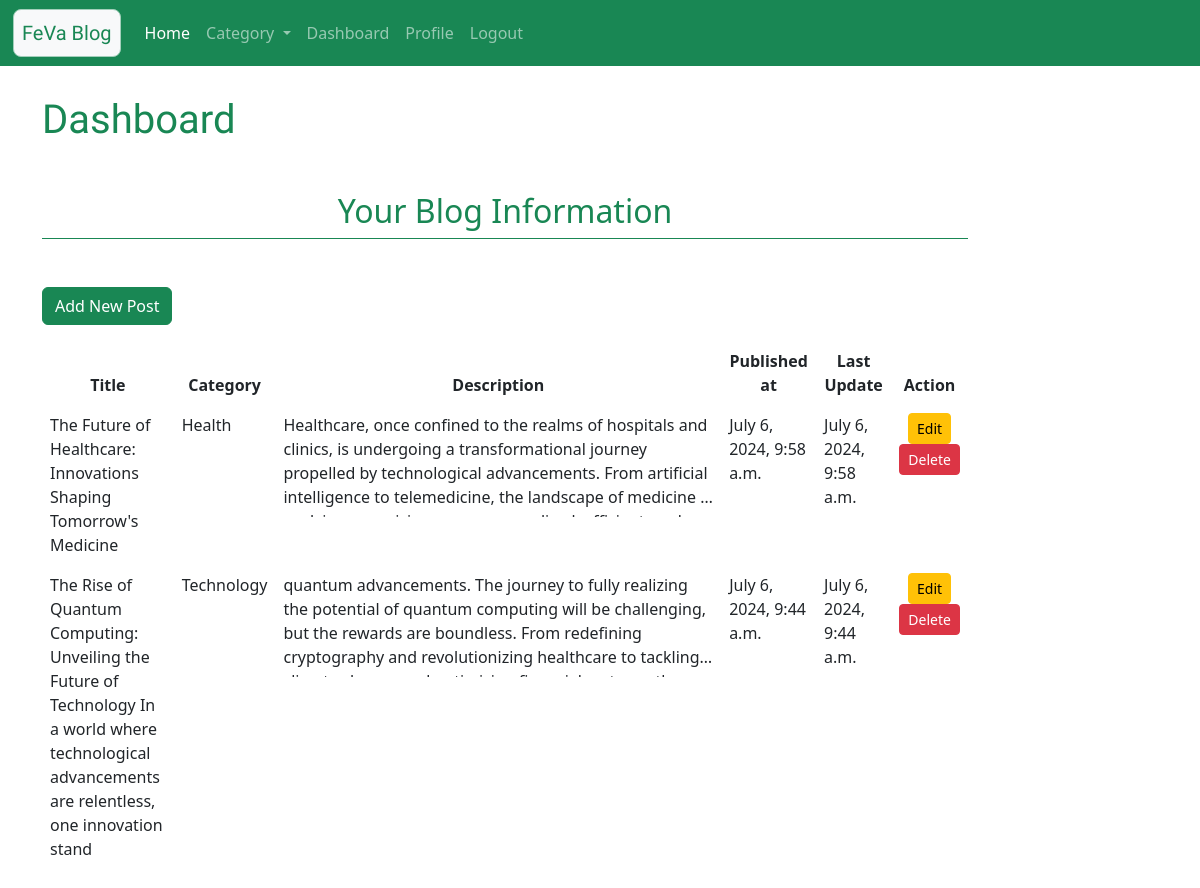
The page /dashboard/ (signed in) on the database its author committed.
### blog/models.py (models this page shows)
class Blog(models.Model):
    user = models.ForeignKey(User,on_delete=models.CASCADE)
    category = models.CharField(max_length=100, choices=category)
    title = models.CharField(max_length=150)
    description = models.TextField()
    create_at = models.DateTimeField(auto_now_add=True)
    update_at = models.DateTimeField(auto_now=True)

### blog/views.py (the view)
# urls.py: path('dashboard/', views.dashboard, name='dashboard'),
def dashboard(request):
    if request.user.is_authenticated:
        blogs =  Blog.objects.filter(user=request.user).order_by('-id')
        context = {
                    'blogs':blogs,
                    'all_blog' : Blog.objects.all(),
                }
        return render(request, 'blog/dashboard.html', context)
    else:
        messages.warning(request, 'You must log in first.')
        return HttpResponseRedirect('/user/login/')

### template/blog/dashboard.html (shortened to what this page needs)
{% extends 'blog/base.html' %}
{% load static %}
{% block content %}
<div class="col-10  my-5">
  <h1 class="text-success Rounded my-5">
    Dashboard
  </h1>
  <h2 class="text-center text-success mt-3">Your Blog Information</h2>
  <div class="border-bottom border-success"></div>
  <div class="pb-5"></div>
  <a href="{% url 'addpost' %}" class="btn btn-success">Add New Post</a>
  <div class="pb-3"></div>
  {% if blogs %}
  <table class="table">
    <thead>
      <tr class="text-center">
        <th scope="col">Title</th>
        <th scope="col">Category</th>
        <th scope="col">Description</th>
        <th scope="col">Published at</th>
        <th scope="col">Last Update</th>
        <th scope="col">Action</th>
      </tr>
    </thead>
    <tbody>
      {% for blog in blogs %}
      <tr>
        <td>{{blog.title}}</td>
        <td>{{blog.category}}</td>
        <td class="demo-2">{{blog.description}}</td>
        <td>{{blog.create_at}}</td>
        <td>{{blog.update_at}}</td>
        <td class="text-center">
          <a href="{% url 'edit' blog.id %}" class="btn btn-warning btn-sm">Edit</a>
          {% if perms.blog.delete_blog%}
          <form action="{% url 'delete' blog.id %}" method="post" class="d-inline">{% csrf_token %}
            <input type="submit" class="btn btn-danger btn-sm" value="Delete">
          </form>
          {% endif %}
        </td>
      </tr>
      <tr>
        {% endfor %}
    </tbody>
  </table>
  {% else %}
    <h4 class="text-center alert alert-warning"> No Records </h4>
  {% endif %}
</div>
{% endblock content %}

### static/blog/css/style.css (style rules this page uses)
.Rounded { font-family: 'Kalam', cursive; }
.demo-2 { overflow: hidden; text-overflow: ellipsis; display: -webkit-box; -webkit-line-clamp: 4; line-clamp: 4; -webkit-box-orient: vertical; }
.table, th, td { border: None; }

### rows shown on the page
Blog: title "The Future of Healthcare: Innovations Shaping Tomorrow's Medicine", category "Health", description "Healthcare, once confined to the realms of hospitals and clinics, is undergoing a transformational journey propelled by technological advancements. From artificial intelligence to telemedicine, the landscape of medicine…", create_at "July 6, 2024, 9:58 a.m.", update_at "July 6, 2024, 9:58 a.m."
Blog: title "The Rise of Quantum Computing: Unveiling the Future of Technology In a world where technological advancements are relentless, one innovation stand", category "Technology", description "quantum advancements. The journey to fully realizing the potential of quantum computing will be challenging, but the rewards are boundless. From redefining cryptography and revolutionizing healthcare to…", create_at "July 6, 2024, 9:44 a.m.", update_at "July 6, 2024, 9:44 a.m."
